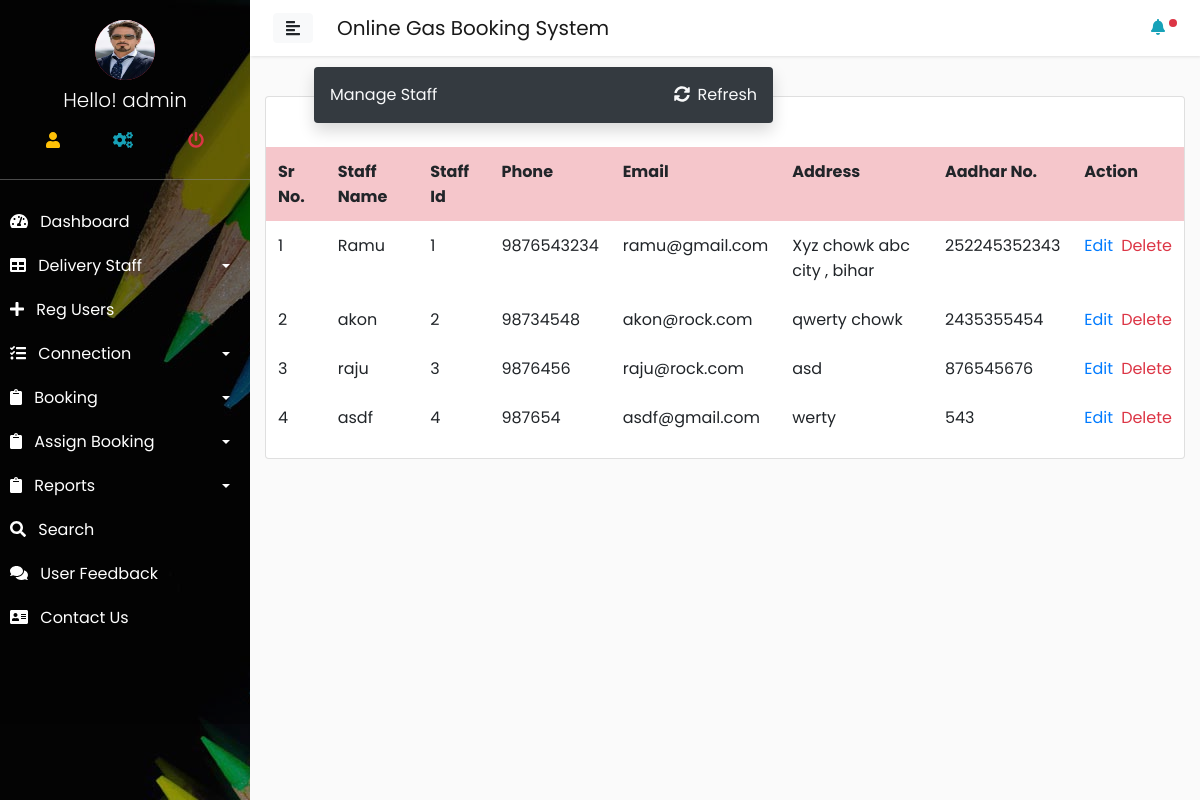
Screenshot of /admin/manage_staff.php (signed in) with the database file from the repository.
### tables this page shows
CREATE TABLE `staff` (
  `staff_id` int(11) NOT NULL,
  `s_name` varchar(200) NOT NULL,
  `s_email` varchar(200) NOT NULL,
  `s_phone` varchar(200) NOT NULL,
  `s_address` varchar(200) NOT NULL,
  `s_aadhar` varchar(200) NOT NULL,
  `joining_date` timestamp NOT NULL DEFAULT CURRENT_TIMESTAMP ON UPDATE CURRENT_TIMESTAMP
);

### config/dbconfig.php (called while the page is built, shortened)
<?php
class Dbconfig{
    private $hostname = 'localhost';
    private $username = 'root';
    private $dbname = 'ogbsdb';
    private $password = "";
    protected $connect;
    function __construct(){
        if(!isset($this->connect)){
            $this->connect = new mysqli($this->hostname,$this->username,$this->password,$this->dbname );
    }
        return $this->connect;
}
}
?>

### config/function.php (called while the page is built, shortened)
<?php
include('dbconfig.php');
class Ogbs extends Dbconfig{
public function getData($query){
    $result = $this->connect->query($query);
    $array = array();
    while($row = $result->fetch_assoc()){
        $array[] = $row;
    }
    return $array;
}
}
?>

### admin/manage_staff.php (the view, shortened to what this page needs)
<?php require('../config/function.php');
$staff = new Ogbs();
include('include/header.php'); ?>
<div class="container">
    <div class="card">
        <div class="header ml-5 w-50 bg-dark text-light p-3 rounded shadow" style="margin-top:-30px;">Manage Staff <a href="manage_staff.php" class="text-light float-right"><i class="fas fa-sync-alt mr-2"></i>Refresh</a></div>
            <table class="table table-borderless mt-4 table-hover">
               <tr class="table-danger">
                   <th>Sr No.</th>
                   <th>Staff Name</th>
                   <th>Staff Id</th>
                   <th>Phone</th>
                   <th>Email</th>
                   <th>Address</th>
                   <th>Aadhar No.</th>
                   <th>Action</th>
               </tr>
               <?php $call = $staff->getData("SELECT * FROM staff");
                $sr= 1;
                foreach($call as $row): ?>
                <tr>
                    <td><?= $sr; ?></td>
                    <td><?= $row['s_name']; ?></td>
                    <td><?= $row['staff_id']; ?></td>
                    <td><?= $row['s_phone']; ?></td>
                    <td><?= $row['s_email']; ?></td>
                    <td><?= $row['s_address']; ?></td>
                    <td><?= $row['s_aadhar']; ?></td>
                    <td><a href="edit_staff.php?staff_id=<?= $row['staff_id']; ?>" class="text-primary mr-2">Edit</a><a href="manage_staff.php?delete=<?= $row['staff_id']; ?>" class="text-danger">Delete</a></td>
                </tr>
                <?php $sr += 1; endforeach; ?>
            </table>
        </div>
    </div>
<?php include('include/footer.php');
?>

### admin/include/header.php (shortened to what this page needs)
<?php
$sidebar= new Ogbs();
$a_id=$_SESSION['admin_login'];
$call = $sidebar->getData("SELECT * FROM admin WHERE admin_id = '$a_id'");
foreach($call as $row);
?>
<html>
<head>
    <link rel="stylesheet" href="http://localhost/ogbs/style/bootstrap.css" >
    <link rel="stylesheet" href="http://localhost/ogbs/style/sidebar_style.css">
    <link rel="stylesheet" href="https://cdnjs.cloudflare.com/ajax/libs/malihu-custom-scrollbar-plugin/3.1.5/jquery.mCustomScrollbar.min.css">
    <link rel="stylesheet" href="https://use.fontawesome.com/releases/v5.7.0/css/all.css">
</head>
<body>
    <div class="wrapper">
 <nav id="sidebar" style="background-image:url(image/bg1.jpg); background-size:cover;">
           <div class="sidebar_bg_image h-auto pb-5" style="background:rgba(0, 0, 0, 0.33);">
            <div class="sidebar-header " style="background-color:rgba(0, 0, 0, 0); border-bottom:1px solid rgba(136, 136, 136, 0.55); height:180px;" >
                 <div class="profile_photo bg-danger mx-auto " style="height:60px; width:60px; border-radius:50%;"><img src="http://localhost/ogbs/admin/image/<?= $row['profile_image']; ?>" class="img-fluid" style="border-radius:50%; height:60px; width:60px;" alt=""></div>
                 <h3 class="text-center font-weight-light h5 mt-2">Hello! <?= $row['admin_name']; ?></h3>
                <table class="table " style="">
                    <tr >
                        <td class="border-0 text-warning text-center " title="Profile"><a href="http://localhost/ogbs/admin/profile.php"><i class="fas fa-user "></i></a></td>
                        <td class="border-0  text-center text-info" title="Setting"><a href="http://localhost/ogbs/admin/setting.php"><i class="fas fa-cogs"></i></a></td>
                        <td class="border-0 text-warning text-center text-danger" title="Logout"><a href="http://localhost/ogbs/admin/logout.php"><i class="fas fa-power-off"></i></a></td>
                    </tr>
                </table>
               </div>
            <ul class="list-unstyled components border-0">
                <li class="">
                    <a href="index.php" ><i class="fas fa-tachometer-alt mr-2"></i> Dashboard</a>
                </li>
                <li>
                    <a href="#pageSubmenu" data-toggle="collapse" aria-expanded="false" class="dropdown-toggle"><i class="fas fa-table mr-2"></i> Delivery Staff</a>
                </li>
                <li>
                    <a href="http://localhost/ogbs/admin/reg_users.php"><i class="fas fa-plus mr-2"></i> Reg Users</a>
                </li>
                 <li>
                    <a href="#managevehicle" data-toggle="collapse" aria-expanded="false" class="dropdown-toggle"><i class="fas fa-tasks mr-2"></i> Connection </a>
                </li>
                <li>
                    <a href="#booking" data-toggle="collapse" aria-expanded="false" class="dropdown-toggle"><i class="fas fa-clipboard mr-2" ></i> Booking</a>
                </li>
                   <li>
                    <a href="#assignbooking" data-toggle="collapse" aria-expanded="false" class="dropdown-toggle"><i class="fas fa-clipboard mr-2" ></i> Assign Booking</a>
                </li>
                <li>
                    <a href="#reports" data-toggle="collapse" aria-expanded="false" class="dropdown-toggle"><i class="fas fa-clipboard mr-2" ></i> Reports</a>
                </li>
                <li>
                    <a href="http://localhost/ogbs/admin/search.php"><i class="fas fa-search mr-2"></i> Search </a>
                </li>
                <li>
                    <a href="#"><i class="fas fa-comments mr-2"></i> User Feedback</a>
                </li>
            <li>
                    <a href="#"><i class="fas fa-address-card mr-2"></i> Contact Us</a>
                </li>
            </ul>
            </div>
        </nav>
        <div id="content">
            <nav class="navbar navbar-expand-lg navbar-light bg-whtie p-2">
                <div class="container-fluid">
                    <button type="button" id="sidebarCollapse" class="btn btn-light">
                        <i class="fas fa-align-left"></i>
                    </button>
                    <a href="" class="navbar-brand ml-4">Online Gas Booking System</a>
                    <div class="collapse navbar-collapse" id="navbarSupportedContent">
                        <ul class="navbar-nav ml-auto">
                            <li class="nav-item">
                            <div class="dropleft" >
                            <a href="" class="na-link text-info " id="dropdownMenuButton" data-toggle="dropdown" aria-haspopup="true" aria-expanded="false"><i class="fas fa-bell " ></i>
                            <div class="badge badge-danger p-1 badge-pill" style="height:5px; width:5px;">.</div> </a>
</div>
                            </li>
                        </ul>
                    </div>
                </div>
            </nav>

### style/sidebar_style.css (style rules this page uses)
body { font-family: 'Poppins', sans-serif; background: #fafafa; }
a, a:hover, a:focus { color: inherit; text-decoration: none; transition: all 0.3s; }
.navbar { padding: 15px 10px; background: #fff; border: none; border-radius: 0; margin-bottom: 40px; box-shadow: 1px 1px 3px rgba(0, 0, 0, 0.1); }
.wrapper { display: flex; width: 100%; }
#sidebar { width: 250px; position: fixed; top: 0; left: 0; height: 100vh; z-index: 999; background: rgba(0, 0, 0, 0.28); color: #fff; transition: all 0.3s; }
#sidebar .sidebar-header { padding: 20px; background: rgba(0, 0, 0, 0.62); }
.sidebar_bg_image { background-color: rgba(0, 0, 0, 0.85); height: 100vh; }
#sidebar ul.components { padding: 20px 0; }
#sidebar ul li a { padding: 10px; font-size: 1em; display: block; }
a[data-toggle="collapse"] { position: relative; }
.dropdown-toggle::after { display: block; position: absolute; top: 50%; right: 20px; transform: translateY(-50%); }
#content { width: calc(100% - 250px); min-height: 100vh; transition: all 0.3s; position: absolute; top: 0; right: 0; }

### rows the page displays
staff: s_name "Ramu", staff_id "1", s_phone "9876543234", s_email "ramu@gmail.com", s_address "Xyz chowk abc city , bihar", s_aadhar "252245352343"
staff: s_name "akon", staff_id "2", s_phone "98734548", s_email "akon@rock.com", s_address "qwerty chowk", s_aadhar "2435355454"
staff: s_name "raju", staff_id "3", s_phone "9876456", s_email "raju@rock.com", s_address "asd", s_aadhar "876545676"
staff: s_name "asdf", staff_id "4", s_phone "987654", s_email "asdf@gmail.com", s_address "werty", s_aadhar "543"

### other values shown
$row['admin_name'] "admin"
